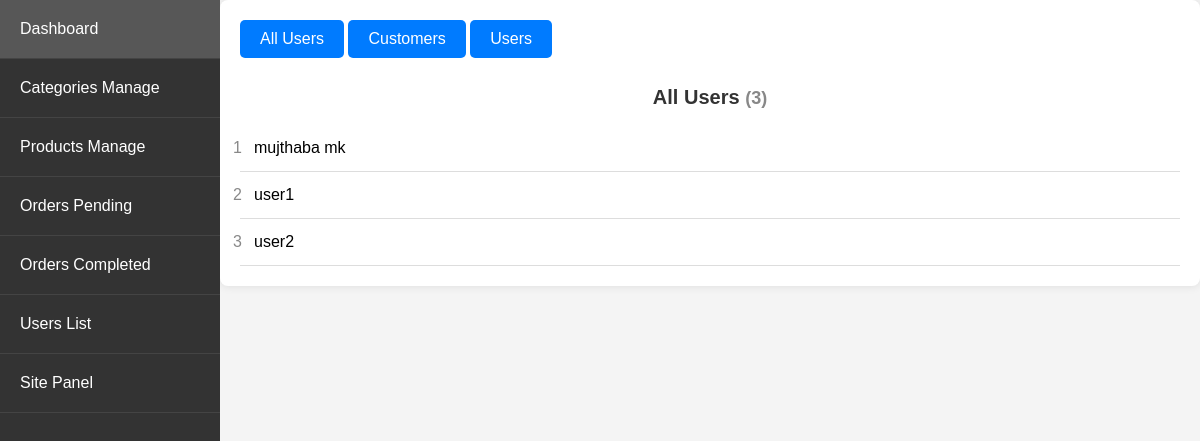
The app's page /admin_app/admin_app/users/ (signed in), older data.
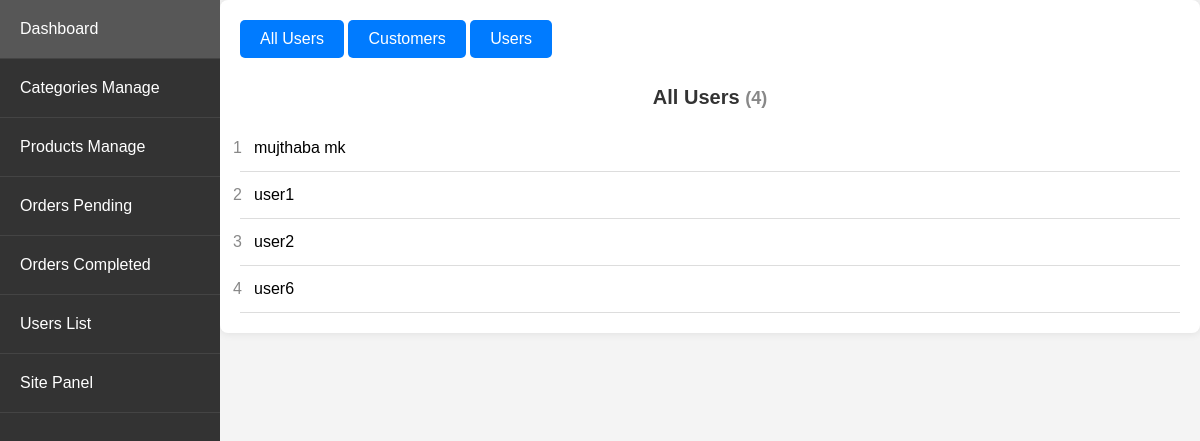
The same page, newer data.
### store/models.py (models this page shows, shortened)
class Customer(models.Model):
    user = models.OneToOneField(User, on_delete=models.CASCADE)
    name = models.CharField(max_length=200, null=True)
    contact_number = models.CharField(max_length=12, unique=True, null=True)

### admin_app/views.py (the view)
# urls.py: path('admin_app/users/', views.users_list, name='users_list'),
@login_required
@user_passes_test(is_admin)
def users_list(request):
    total_users = Customer.objects.all()
    complete_orders = Order.objects.filter(complete=True)
    customer_ids_with_complete_orders = set(complete_orders.values_list('customer_id', flat=True))
    customers_with_complete_orders = Customer.objects.filter(id__in=customer_ids_with_complete_orders)
    only_users = total_users.exclude(id__in=customer_ids_with_complete_orders)
    return render(request, 'admin_app/users_list.html', {
        'total_users': total_users,
        'customers_with_complete_orders': customers_with_complete_orders,
        'only_users': only_users
    })

### admin_app/views.py (called while the page is built)
def is_admin(user):
    return user.is_superuser

### store/context_processors.py (called while the page is built)
def menu_link(request): # this function don't wanna call to work, it's defined in setting to work
    links_list = Category.objects.annotate(
        num_products=Count('product', filter=Q(product__active=True, product__stock__gt=0))
    ).filter(num_products__gt=0).order_by('name')  # Add an order_by clause here
    paginator3 = Paginator(links_list, 8)
    try:
        page = int(request.GET.get('page', '1'))
    except:
        page = 1
    try:
        links = paginator3.page(page)
    except (InvalidPage, EmptyPage):
        links = paginator3.page(paginator3.num_pages)
    return dict(links=links)

def cart_data(request):
    data = cartData(request)
    cartItems = data['cartItems']
    return {'cartItems': cartItems}

def wishlist_count(request):
    if request.user.is_authenticated:
        wishlist_count = Wishlist.objects.filter(user=request.user).count()
    else:
        cookie_data = cookieWishlist(request)
        wishlist_count = cookie_data['wishlist_count']
    return {'wishlist_count': wishlist_count}

### admin_app/templates/admin_app/users_list.html (shortened to what this page needs)
{% extends 'admin_app/base_admin.html' %}
{% block content %}
<div class="navbar">
    <a class="button" href="#total_users" onclick="showSection('total_users')">All Users</a>
    <a class="button" href="#customers_with_complete_orders" onclick="showSection('customers_with_complete_orders')">Customers</a>
    <a class="button" href="#only_users" onclick="showSection('only_users')">Users</a>
</div>
<div class="content">
    <div id="total_users" class="section">
        <h1 class="section-title">All Users <span class="section-count">({{ total_users|length }})</span></h1>
        <ol>
            {% for user in total_users %}
            <li><span class="item-number">{{ forloop.counter }}  </span> {{ user.name }}</li>
            {% endfor %}
        </ol>
    </div>
</div>
{% endblock %}

Row changes from the older to the newer data that the page shows:
added Customer: name "user6"
Text that changed along with them:
{{ total_users|length }}: "3" → "4"
